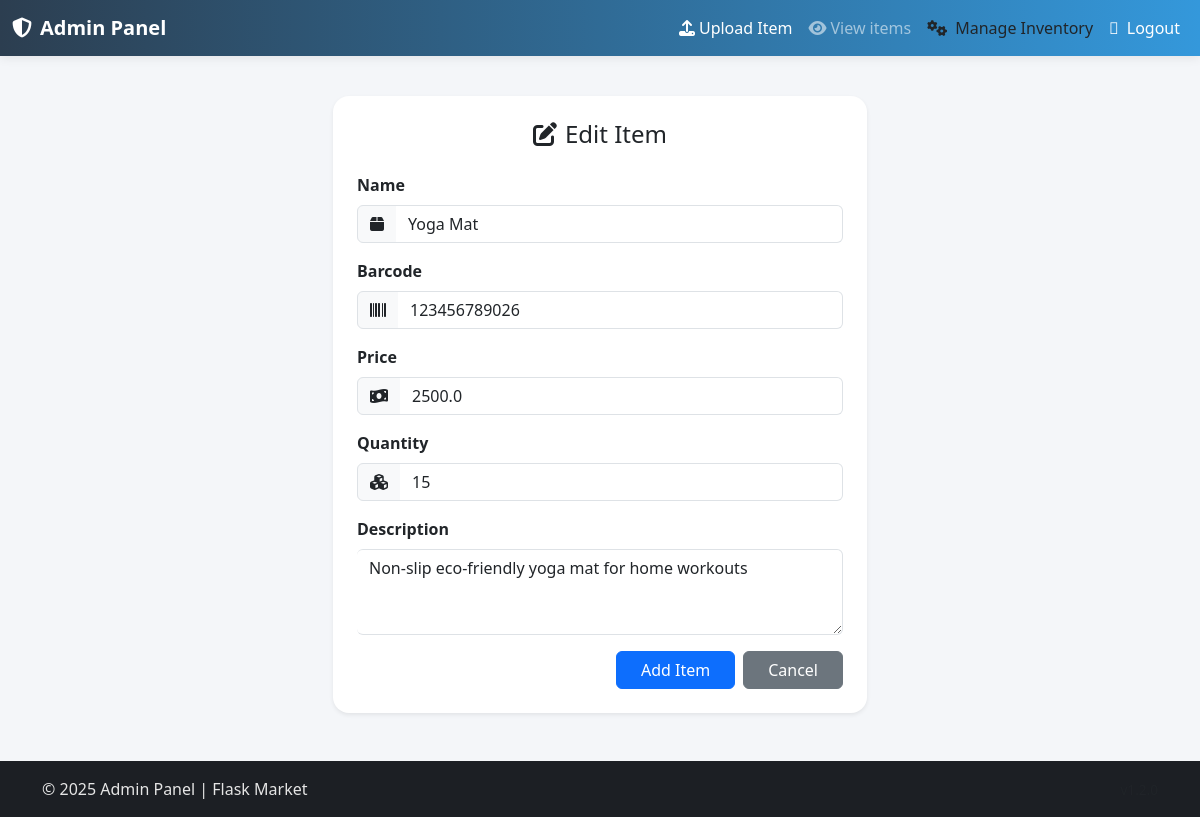
/admins/admin/items/edit/item026 (signed in), run on the app's committed database.
### admins/models.py (models this page shows, shortened)
class Items(db.Model):
    __tablename__ = 'items'
    item_id = db.Column(db.String(), nullable=False, primary_key=True)
    name = db.Column(db.String(length=30), nullable=False)
    price = db.Column(db.Float(), nullable=False)
    discount = db.Column(db.Float(), nullable=True)
    barcode = db.Column(db.String(length=12), nullable=False, unique=True)
    description = db.Column(db.String(length=1024), nullable=False, unique=True)
    category = db.Column(db.String(length=30), nullable=True)
    quantity = db.Column(db.Integer(), nullable=False)
    image_url = db.Column(db.String(200), nullable=True)
    added_by = db.Column(db.String(length=6), db.ForeignKey('admins.admin_id'), nullable=False)
    date_added = db.Column(db.DateTime(timezone=True), nullable=False, default=lambda: datetime.now(ZoneInfo("Africa/Nairobi")))
    admin = db.relationship('Admins', backref="items_added")

### admins/routes.py (the view, shortened to what this page needs)
@admins_bp.route('/admin/items/edit/<string:item_id>', methods=['GET', 'POST'])
@admin_required
def admin_items_edit(item_id):
    item = Items.query.get_or_404(item_id)
    form = SingleItemForm(obj=item)
    return render_template("admin/admin_items_edit.html", form=form)

### admins/forms.py
class SingleItemForm(FlaskForm):
    name = StringField('Name', validators=[DataRequired(), Length(min=3, max=30)])
    price = FloatField('Price', validators=[DataRequired()])
    barcode = StringField('Barcode', validators=[optional(), Length(min=1, max=12)])
    description = TextAreaField('Description', validators=[DataRequired(), Length(min=1, max=1024)])
    quantity = IntegerField('Quantity', validators=[DataRequired()])
    image_url = FileField('Item Picture', validators=[optional(), FileAllowed(['jpg', 'png'], 'only JPG and PNG images allowed')])
    discount = IntegerField('Discount', validators=[optional(), NumberRange(min=0, max=100, message="Discount must be between 0 and 100")])
    category = SelectField('Category', choices=[('accessories', 'Accesssories'), ('Laptops', 'Laptop'), ('Personal Computer', 'PC'), ('others', 'others')], default="others", validators=[optional()])
    submit = SubmitField('Add Item')

### admins/routes.py (called while the page is built)
def admin_required(f):
    @wraps(f)
    def wrapper(*args, **kwargs):
        if not session.get('admin_logged_in') and not session.get('is_approved'):
            return redirect(url_for('admins.admin_login'))
        return f(*args, **kwargs)
    return wrapper

@admins_bp.context_processor
def inject_now():
    eat = ZoneInfo("Africa/Nairobi")
    return {'now': datetime.now(tz=eat)}

@admins_bp.context_processor
def inject_stats():
    stats = {
        'total_items': Items.query.count(),
        'total_admins': Admins.query.count(),
        'pending_approvals': Admins.query.filter_by(is_approved=False).count(),
        'active_admins': Admins.query.filter_by(is_approved=True).count(),
        'updated_items': ItemManagementlog.query.filter_by(action='updated').count(),
        'deleted_items': ItemManagementlog.query.filter_by(action='deleted').count(),
    }
    recent_items_logs = ItemManagementlog.query.order_by(ItemManagementlog.timestamp.desc()).limit(5).all()
    recent_admins_logs = AdminActionLog.query.order_by(AdminActionLog.timestamp.desc()).limit(5).all()
    return {
        'stats': stats,
        'recent_admins_logs': recent_admins_logs,
        'recent_items_logs': recent_items_logs
    }

### admins/templates/admin/admin_items_edit.html (shortened to what this page needs)
{% extends 'admin_base.html' %}
{% block content %}
<div class="container mt-4">
  <div class="row justify-content-center">
    <div class="col-md-8 col-lg-6">
      <div class="card shadow-sm border-0 rounded-4">
        <div class="card-body p-4">
          <h4 class="text-center mb-4">
            <i class="fas fa-edit me-2"></i>Edit Item
          </h4>
          <form method="post">
            <div class="mb-3">
              {{ form.name.label(class="form-label fw-bold") }}
              <div class="input-group">
                <span class="input-group-text"><i class="fas fa-box"></i></span>
                {{ form.name(class="form-control", placeholder="Item name") }}
              </div>
            </div>
            <div class="mb-3">
              {{ form.barcode.label(class="form-label fw-bold") }}
              <div class="input-group">
                <span class="input-group-text"><i class="fas fa-barcode"></i></span>
                {{ form.barcode(class="form-control", placeholder="Item barcode") }}
              </div>
            </div>
            <div class="mb-3">
              {{ form.price.label(class="form-label fw-bold") }}
              <div class="input-group">
                <span class="input-group-text"><i class="fas fa-money-bill-wave"></i></span>
                {{ form.price(class="form-control", placeholder="Item price") }}
              </div>
            </div>
            <div class="mb-3">
              {{ form.quantity.label(class="form-label fw-bold") }}
              <div class="input-group">
                <span class="input-group-text"><i class="fas fa-cubes"></i></span>
                {{ form.quantity(class="form-control", placeholder="Available quantity") }}
              </div>
            </div>
            <div class="mb-3">
              {{ form.description.label(class="form-label fw-bold") }}
              {{ form.description(class="form-control", placeholder="Item description", rows="3") }}
            </div>
            <div class="d-flex justify-content-end">
              {{ form.submit(class="btn btn-primary px-4 me-2") }}
              <a href="{{ url_for('admins.admin_items_manage') }}" class="btn btn-secondary px-4">Cancel</a>
            </div>
          </form>
        </div>
      </div>
    </div>
  </div>
</div>
{% endblock %}

### admins/templates/admin_base.html (style rules this page uses)
body { background-color: #f4f6f9; min-height: 100vh; display: flex; flex-direction: column; }

### admins/templates/admin/admin_items_edit.html (style rules this page uses)
.input-group-text { background-color: #f8f9fa; }
.form-control { border-left: none; }
.card { border-radius: 8px; }

### data on the page
Items: name "Yoga Mat", barcode "123456789026", price "2500.0", quantity "15", description "Non-slip eco-friendly yoga mat for home workouts"
